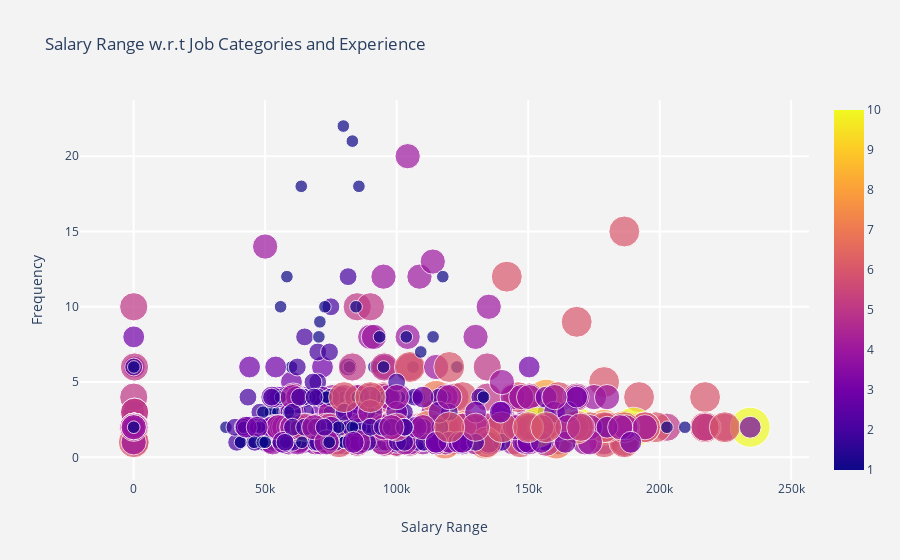

Notebook cell for this chart:
### Code cell
chartFig = go.FigureWidget(data=go.Scatter(x=clusterGroupData['maxSalary'],
                                y=clusterGroupData['frequency'],
                                mode='markers',
                                marker_color=clusterGroupData['experience'],
                                #marker_size=clusterGroupData['experience']*5,
                                marker=dict(
                                    size=clusterGroupData['experience']*5,
                                    sizemode='area',
                                    sizeref=2.*max(clusterGroupData['experience']*5)/(40.**2),
                                    sizemin=1,
                                    showscale=True
                                    ),
                                text=clusterGroupData['jobCategory'])) # hover text goes here

chartFig.update_layout(
    title='Salary Range w.r.t Job Categories and Experience',
    xaxis=dict(
        title='Salary Range',
        gridcolor='white',
        gridwidth=2,
    ),
    yaxis=dict(
        title='Frequency',
        gridcolor='white',
        gridwidth=2,
    ),
    paper_bgcolor='rgb(243, 243, 243)',
    plot_bgcolor='rgb(243, 243, 243)',
)

chartFig.show()

### Figure 1 — Plotly figure (JSON) as saved in the notebook; plotly's stock layout.template omitted (floating-point values rounded to 4 significant figures; data arrays with more than 128 entries replaced by an {"elided": "..."} marker saying what was removed)
{"data": [{"marker": {"color": {"elided": "1053 int values"}, "showscale": true, "size": {"elided": "1053 int values"}, "sizemin": 1, "sizemode": "area", "sizeref": 0.0625}, "mode": "markers", "text": {"elided": "1053 str values"}, "type": "scatter", "uid": "d0b6f9ad-b733-4a0d-bbba-aa2582c18b0e", "x": {"elided": "1053 float values"}, "y": {"elided": "1053 int values"}}], "layout": {"paper_bgcolor": "rgb(243, 243, 243)", "plot_bgcolor": "rgb(243, 243, 243)", "title": {"text": "Salary Range w.r.t Job Categories and Experience"}, "xaxis": {"gridcolor": "white", "gridwidth": 2, "title": {"text": "Salary Range"}}, "yaxis": {"gridcolor": "white", "gridwidth": 2, "title": {"text": "Frequency"}}}}
